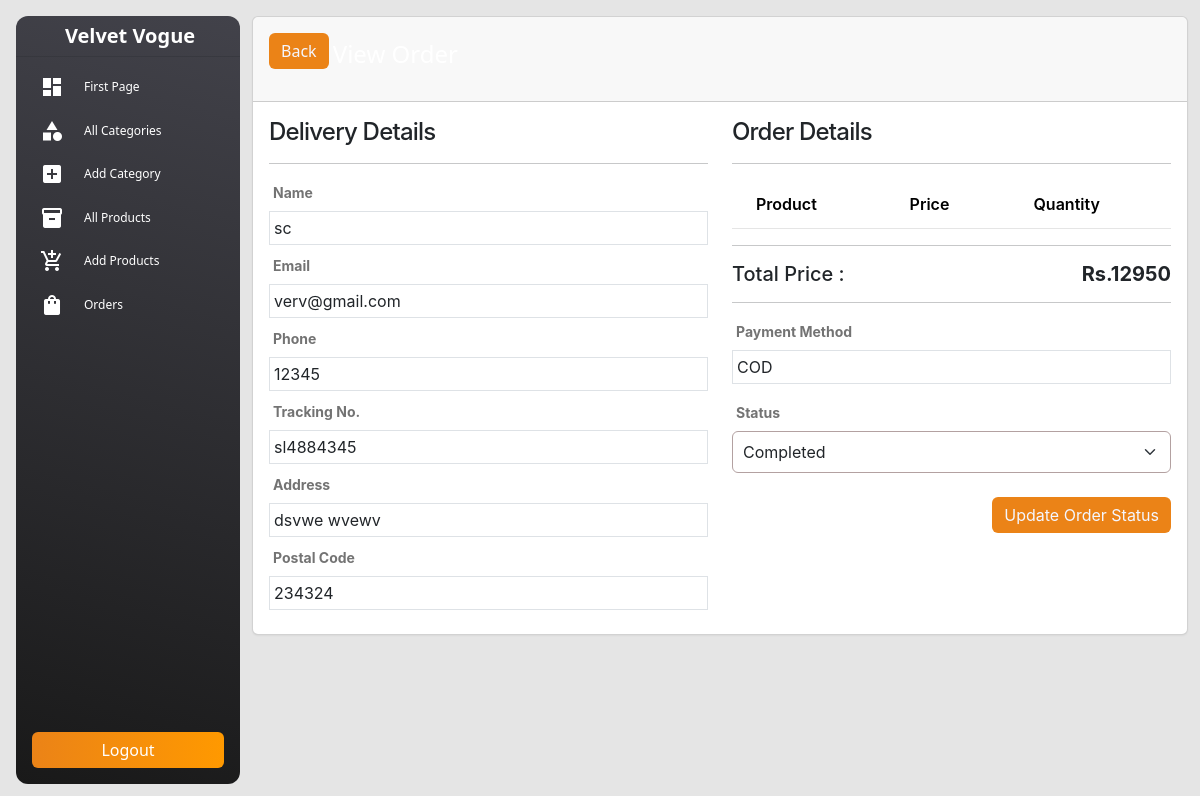
/admin/view-order.php?t=sl4884345 (signed in), run on the app's committed database.
### tables this page shows
CREATE TABLE `orders` (
  `id` int(11) NOT NULL,
  `tracking_no` varchar(191) NOT NULL,
  `user_id` int(191) NOT NULL,
  `name` varchar(191) NOT NULL,
  `email` varchar(191) NOT NULL,
  `phone` varchar(191) NOT NULL,
  `address` mediumtext NOT NULL,
  `pincode` int(191) NOT NULL,
  `total_price` int(191) NOT NULL,
  `payment_mode` varchar(191) NOT NULL,
  `payment_id` varchar(191) DEFAULT NULL,
  `status` tinyint(4) NOT NULL DEFAULT 0,
  `comments` varchar(256) DEFAULT NULL,
  `created_at` timestamp NOT NULL DEFAULT current_timestamp()
);

### functions/myfunctions.php (called while the page is built, shortened)
<?php
include('../config/dbcon.php');
function checkTrackingNoValid($trackingNo)
{
   global $con;
   $query = "SELECT * FROM orders WHERE tracking_no='$trackingNo' ";
   return mysqli_query($con, $query);
}
?>

### admin/view-order.php (the view, shortened to what this page needs)
<?php
include('includes/header.php');
if(isset($_GET['t']))
{
   $tracking_no = $_GET['t'];
   $orderData = checkTrackingNoValid($tracking_no);
      ?>
      <?php
}
else
{
   ?>
      <h4>Somthing went wrong</h4>
   <?php
   die();
}
$data = mysqli_fetch_array($orderData);
?>
<div class="container">
   <div class="row">
      <div class="col-md-12">
         <div class="card">
            <div class="card-header">
               <a href="orders.php" class="btn btn-edit"> Back</a>
               <span class="text-white fs-4">View Order</span>
            </div>
            <div class="card-body">
               <div class="row">
                  <div class="col-md-6">
                     <h4>Delivery Details</h4>
                     <hr>
                     <div class="row">
                        <div class="col-md-12 mb-2">
                           <label class="fw-bold">Name</label>
                           <div class="border p-1">
                           <?= $data['name']; ?>
                           </div>
                        </div>
                        <div class="col-md-12 mb-2">
                           <label class="fw-bold">Email</label>
                           <div class="border p-1">
                           <?= $data['email']; ?>
                           </div>
                        </div>
                        <div class="col-md-12 mb-2">
                           <label class="fw-bold">Phone</label>
                           <div class="border p-1">
                           <?= $data['phone']; ?>
                           </div>
                        </div>
                        <div class="col-md-12 mb-2">
                           <label class="fw-bold">Tracking No.</label>
                           <div class="border p-1">
                           <?= $data['tracking_no']; ?>
                           </div>
                        </div>
                        <div class="col-md-12 mb-2">
                           <label class="fw-bold">Address</label>
                           <div class="border p-1">
                           <?= $data['address']; ?>
                           </div>
                        </div>
                        <div class="col-md-12 mb-2">
                           <label class="fw-bold">Postal Code</label>
                           <div class="border p-1">
                           <?= $data['pincode']; ?>
                           </div>
                        </div>
                     </div>
                  </div>
                  <div class="col-md-6">
                     <h4>Order Details</h4>
                     <hr>
                     <table class="table">
                        <thead>
                           <tr>
                              <th>Product</th>
                              <th>Price</th>
                              <th>Quantity</th>
                           </tr>
                        </thead>
                     </table>
                     <hr>
                     <h5>Total Price : <span class="float-end fw-bold">Rs.<?= $data['total_price']; ?></span></h5>
                     <hr>
                     <label class="fw-bold">Payment Method</label>
                     <div class="border p-1 mb-3">
                        <?= $data['payment_mode'] ?>
                     </div>
                     <label class="fw-bold">Status</label>
                     <div class="mb-3">
                        <form action="code.php" method="POST">
                           <select name="order_status" class="form-select">
                              <option value="1" <?= $data['status'] == 1?"selected":"" ?>>Completed</option>
                           </select>
                           <button type="submit" name="update_order_btn" class="btn btn-edit mt-4 float-end">Update Order Status</button>
                        </form>
                     </div>
                  </div>
               </div>
            </div>
         </div>
      </div>
   </div>
</div>
<?php include('includes/footer.php'); ?>

### admin/includes/header.php (style rules this page uses)
.form-select { border: 1px solid #b3a1a1 !important; padding: 8px 10px; }

### admin/view-order.php (style rules this page uses)
.btn-edit { background-color: #EB8317; color: #F4F6FF; border: none; transition: all 0.3s ease; }

### data on the page
orders: name "sc", email "verv@gmail.com", phone "12345", tracking_no "sl4884345", address "dsvwe wvewv", pincode "234324", total_price "12950", payment_mode "COD", order_status "Completed"
